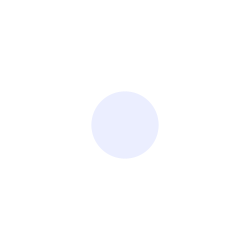
Frame 1 (no input)
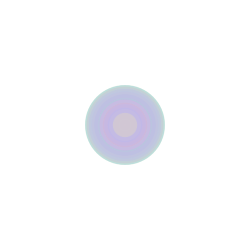
Frame 60 (the mouse pressed at the canvas centre just before this capture)
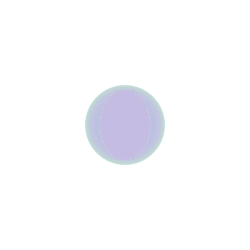
Frame 120 (the mouse held since frame 60 and released just before this capture)

The Processing sketch that drew these frames (run headless with seeded random() and noise(); from frame 60 on, the mouse is pressed at the canvas centre):

// Processing sketch: processing_150856
// ── processing_150856.pde

int counter;

void setup() {  //setup function called initially, only once
  size(250, 250);
  background(255);  //set background white
  colorMode(HSB);   //set colors to Hue, Saturation, Brightness mode
  counter = 0;
}

void draw() {  //draw function loops 
  counter++;
  noStroke();
  fill(random(255),100,255,50);
  
  if(mousePressed == true) { //add some interaction
    ellipse(mouseX, mouseY, 50, 70);
    
  }
  else {
    ellipse(width/2, height/2, 80*sin(counter), 80*sin(counter));
  }
}
